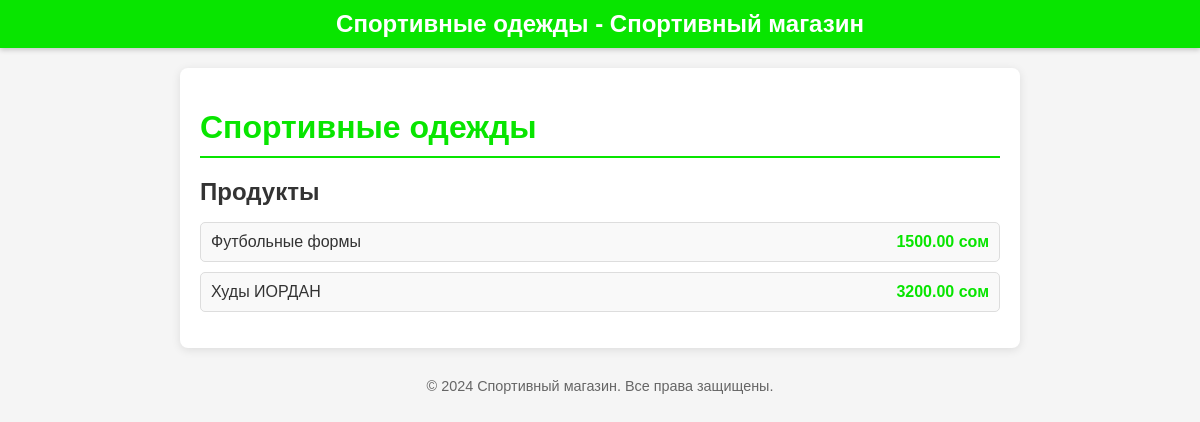
The app's page /category/4/ with its own data.
### main/models.py (models this page shows, shortened)
class Category(models.Model):  # Категории спортивных товаров.
    name = models.CharField(max_length=100, unique=True, verbose_name="Название категории")
    description = models.TextField(blank=True, verbose_name="Описание")
    created_at = models.DateTimeField(auto_now_add=True, verbose_name="Дата создания")
    updated_at = models.DateTimeField(auto_now=True, verbose_name="Дата обновления")
    class Meta:
        verbose_name = "Категория"
        verbose_name_plural = "Категории"

class Product(models.Model): # Товары в магазине
    name = models.CharField(max_length=200, verbose_name="Название товара")
    description = models.TextField(blank=True, verbose_name="Описание")
    category = models.ForeignKey(
        Category, on_delete=models.CASCADE, related_name="products", verbose_name="Категория"
    )
    price = models.DecimalField(max_digits=10, decimal_places=2, verbose_name="Цена")
    stock = models.PositiveIntegerField(verbose_name="Количество на складе")
    image = models.ImageField(upload_to="products/", blank=True, null=True, verbose_name="Изображение товара")
    created_at = models.DateTimeField(auto_now_add=True, verbose_name="Дата добавления")
    updated_at = models.DateTimeField(auto_now=True, verbose_name="Дата обновления")
    class Meta:
        verbose_name = "Товар"
        verbose_name_plural = "Товары"
        ordering = ['-created_at']

### main/views.py (the view)
# urls.py: path('category/<int:category_id>/', views.category_detail, name='category_detail'),
def category_detail(request, category_id):
    category = get_object_or_404(Category, id=category_id)
    products = Product.objects.filter(category=category)
    return render(request, 'shop/category_detail.html', {'category': category, 'products': products})

### main/templates/shop/category_detail.html (shortened to what this page needs)
<!DOCTYPE html>
<html lang="en">
<head>
</head>
<body>
    <header>
        {{ category.name }} - Спортивный магазин
    </header>
    <div class="container">
        <h1>{{ category.name }}</h1>
        <h2>Продукты</h2>
        <ul>
            {% for product in products %}
                <li>
                    <span>{{ product.name }}</span>
                    <span class="product-price">{{ product.price }} сом</span>
                </li>
            {% endfor %}
        </ul>
    </div>
    <footer>
        © 2024 Спортивный магазин. Все права защищены.
    </footer>
</body>
</html>

### main/templates/shop/category_detail.html (style rules this page uses)
body { font-family: Arial, sans-serif; margin: 0; padding: 0; background-color: #f5f5f5; color: #333; }
header { background-color: #08e500; color: white; text-align: center; padding: 10px 0; font-size: 1.5rem; font-weight: bold; box-shadow: 0 2px 5px rgba(0, 0, 0, 0.2); }
.container { max-width: 800px; margin: 20px auto; padding: 20px; background: white; border-radius: 8px; box-shadow: 0 2px 10px rgba(0, 0, 0, 0.1); }
h1 { font-size: 2rem; color: #08e500; border-bottom: 2px solid #08e500; padding-bottom: 10px; margin-bottom: 20px; }
h2 { font-size: 1.5rem; color: #333; margin-bottom: 15px; }
ul { list-style: none; padding: 0; }
ul li { font-size: 1rem; padding: 10px; margin-bottom: 10px; background-color: #f9f9f9; border: 1px solid #ddd; border-radius: 5px; display: flex; justify-content: space-between; align-items: center; }
.product-price { font-weight: bold; color: #08e500; }
footer { text-align: center; padding: 10px 0; margin-top: 20px; font-size: 0.9rem; color: #666; }

### records on screen
Category: name "Спортивные одежды"
Product: name "Футбольные формы", price "1500.00"
Product: name "Худы ИОРДАН", price "3200.00"
